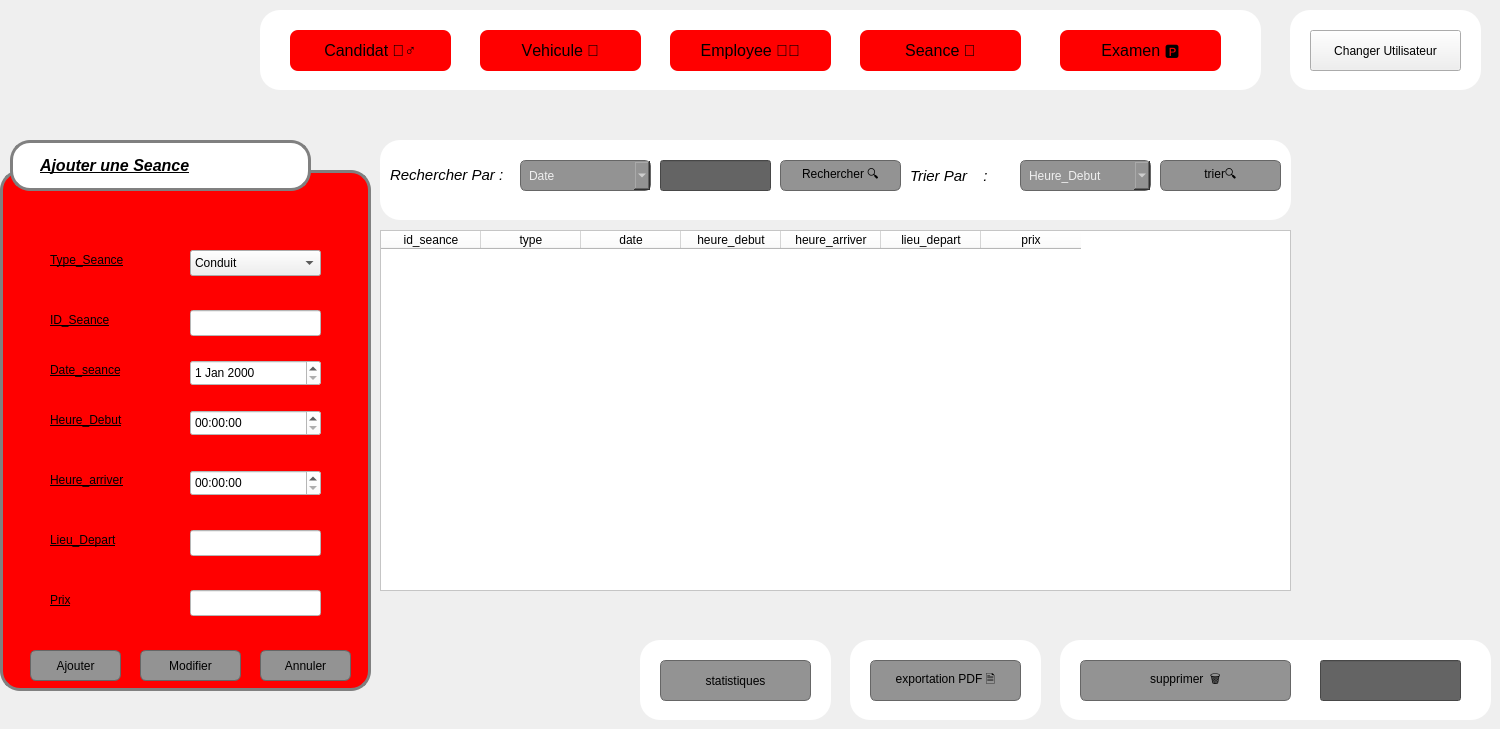
    <widget class="QWidget" name="tab3">
     <attribute name="title">
      <string>Page</string>
     </attribute>
     <widget class="QGroupBox" name="frame4">
      <property name="geometry">
       <rect>
        <x>0</x>
        <y>170</y>
        <width>371</width>
        <height>521</height>
       </rect>
      </property>
      <property name="font">
       <font>
        <pointsize>14</pointsize>
        <italic>false</italic>
        <bold>true</bold>
        <underline>false</underline>
        <strikeout>false</strikeout>
       </font>
      </property>
      <property name="styleSheet">
       <string notr="true">#frame4{
border: 3px solid grey ;
border-radius: 20px;
background: red ;
}
</string>
      </property>
      <property name="title">
       <string/>
      </property>
      <widget class="QLabel" name="label_58">
       <property name="geometry">
        <rect>
         <x>50</x>
         <y>140</y>
         <width>91</width>
         <height>20</height>
        </rect>
       </property>
       <property name="font">
        <font>
         <pointsize>9</pointsize>
         <italic>false</italic>
         <bold>false</bold>
         <underline>false</underline>
         <strikeout>false</strikeout>
        </font>
       </property>
       <property name="styleSheet">
        <string notr="true">background-color: rgb(255, 0, 0);</string>
       </property>
       <property name="text">
        <string>&lt;html&gt;&lt;head/&gt;&lt;body&gt;&lt;p&gt;&lt;span style=&quot; text-decoration: underline; color:#000000;&quot;&gt;ID_Seance&lt;/span&gt;&lt;/p&gt;&lt;/body&gt;&lt;/html&gt;</string>
       </property>
      </widget>
      <widget class="QLabel" name="label_59">
       <property name="geometry">
        <rect>
         <x>50</x>
         <y>190</y>
         <width>111</width>
         <height>20</height>
        </rect>
       </property>
       <property name="font">
        <font>
         <pointsize>9</pointsize>
         <italic>false</italic>
         <bold>false</bold>
         <underline>false</underline>
         <strikeout>false</strikeout>
        </font>
       </property>
       <property name="styleSheet">
        <string notr="true">background-color: rgb(255, 0, 0);</string>
       </property>
       <property name="text">
        <string>&lt;html&gt;&lt;head/&gt;&lt;body&gt;&lt;p&gt;&lt;span style=&quot; text-decoration: underline; color:#000000;&quot;&gt;Date_seance&lt;/span&gt;&lt;/p&gt;&lt;/body&gt;&lt;/html&gt;</string>
       </property>
      </widget>
      <widget class="QLabel" name="label_60">
       <property name="geometry">
        <rect>
         <x>50</x>
         <y>240</y>
         <width>91</width>
         <height>20</height>
        </rect>
       </property>
       <property name="font">
        <font>
         <pointsize>9</pointsize>
         <italic>false</italic>
         <bold>false</bold>
         <underline>false</underline>
         <strikeout>false</strikeout>
        </font>
       </property>
       <property name="styleSheet">
        <string notr="true">background-color: rgb(255, 0, 0);</string>
       </property>
       <property name="text">
        <string>&lt;html&gt;&lt;head/&gt;&lt;body&gt;&lt;p&gt;&lt;span style=&quot; text-decoration: underline; color:#000000;&quot;&gt;Heure_Debut&lt;/span&gt;&lt;/p&gt;&lt;/body&gt;&lt;/html&gt;</string>
       </property>
      </widget>
      <widget class="QLabel" name="label_61">
       <property name="geometry">
        <rect>
         <x>50</x>
         <y>300</y>
         <width>91</width>
         <height>20</height>
        </rect>
       </property>
       <property name="font">
        <font>
         <pointsize>9</pointsize>
         <italic>false</italic>
         <bold>false</bold>
         <underline>false</underline>
         <strikeout>false</strikeout>
        </font>
       </property>
       <property name="styleSheet">
        <string notr="true">background-color: rgb(255, 0, 0);</string>
       </property>
       <property name="text">
        <string>&lt;html&gt;&lt;head/&gt;&lt;body&gt;&lt;p&gt;&lt;span style=&quot; text-decoration: underline; color:#000000;&quot;&gt;Heure_arriver&lt;/span&gt;&lt;/p&gt;&lt;/body&gt;&lt;/html&gt;</string>
       </property>
      </widget>
      <widget class="QLabel" name="label_62">
       <property name="geometry">
        <rect>
         <x>50</x>
         <y>360</y>
         <width>101</width>
         <height>20</height>
        </rect>
       </property>
       <property name="font">
        <font>
         <pointsize>9</pointsize>
         <italic>false</italic>
         <bold>false</bold>
         <underline>false</underline>
         <strikeout>false</strikeout>
        </font>
       </property>
       <property name="styleSheet">
        <string notr="true">background-color: rgb(255, 0, 0);</string>
       </property>
       <property name="text">
        <string>&lt;html&gt;&lt;head/&gt;&lt;body&gt;&lt;p&gt;&lt;span style=&quot; text-decoration: underline; color:#000000;&quot;&gt;Lieu_Depart&lt;/span&gt;&lt;/p&gt;&lt;/body&gt;&lt;/html&gt;</string>
       </property>
      </widget>
      <widget class="QLabel" name="label_63">
       <property name="geometry">
        <rect>
         <x>50</x>
         <y>80</y>
         <width>121</width>
         <height>21</height>
        </rect>
       </property>
       <property name="font">
        <font>
         <pointsize>9</pointsize>
         <italic>false</italic>
         <bold>false</bold>
         <underline>false</underline>
         <strikeout>false</strikeout>
        </font>
       </property>
       <property name="styleSheet">
        <string notr="true">background-color: rgb(255, 0, 0);</string>
       </property>
       <property name="text">
        <string>&lt;html&gt;&lt;head/&gt;&lt;body&gt;&lt;p&gt;&lt;span style=&quot; text-decoration: underline; color:#000000;&quot;&gt;Type_Seance&lt;/span&gt;&lt;/p&gt;&lt;/body&gt;&lt;/html&gt;</string>
       </property>
      </widget>
      <widget class="QLabel" name="label_8">
       <property name="geometry">
        <rect>
         <x>50</x>
         <y>420</y>
         <width>81</width>
         <height>20</height>
        </rect>
       </property>
       <property name="styleSheet">
        <string notr="true">background-color: rgb(255, 0, 0);</string>
       </property>
       <property name="text">
        <string>&lt;html&gt;&lt;head/&gt;&lt;body&gt;&lt;p&gt;&lt;span style=&quot; text-decoration: underline; color:#000000;&quot;&gt;Prix&lt;/span&gt;&lt;/p&gt;&lt;/body&gt;&lt;/html&gt;</string>
       </property>
      </widget>
      <widget class="QPushButton" name="pushButton_75">
       <property name="geometry">
        <rect>
         <x>30</x>
         <y>480</y>
         <width>91</width>
         <height>31</height>
        </rect>
       </property>
       <property name="styleSheet">
        <string notr="true">background-color: #939393;   /* gris foncé */
    color: black;              /* blanc clair */
    border: 1px solid #666666;
     border-radius: 6px;
    padding: 4px 8px;
  </string>
       </property>
       <property name="text">
        <string>Ajouter</string>
       </property>
      </widget>
      <widget class="QPushButton" name="pushButton_77">
       <property name="geometry">
        <rect>
         <x>260</x>
         <y>480</y>
         <width>91</width>
         <height>31</height>
        </rect>
       </property>
       <property name="styleSheet">
        <string notr="true">background-color: #939393;   /* gris foncé */
    color: black;              /* blanc clair */
    border: 1px solid #666666;
     border-radius: 6px;
    padding: 4px 8px;
  </string>
       </property>
       <property name="text">
        <string>Annuler</string>
       </property>
      </widget>
      <widget class="QDateEdit" name="dateS_2">
       <property name="geometry">
        <rect>
         <x>190</x>
         <y>190</y>
         <width>131</width>
         <height>26</height>
        </rect>
       </property>
       <property name="styleSheet">
        <string notr="true">background-color: rgb(255, 255, 255);
color: rgb(0, 0, 0);
selection-color: rgb(0, 0, 0);</string>
       </property>
      </widget>
      <widget class="QTimeEdit" name="hDeb">
       <property name="geometry">
        <rect>
         <x>190</x>
         <y>240</y>
         <width>131</width>
         <height>26</height>
        </rect>
       </property>
       <property name="styleSheet">
        <string notr="true">background-color: rgb(103, 103, 103);
color: rgb(0, 0, 0);
background-color: rgb(255, 255, 255);</string>
       </property>
      </widget>
      <widget class="QTimeEdit" name="hArr">
       <property name="geometry">
        <rect>
         <x>190</x>
         <y>300</y>
         <width>131</width>
         <height>26</height>
        </rect>
       </property>
       <property name="styleSheet">
        <string notr="true">background-color: rgb(93, 93, 93);
color: rgb(0, 0, 0);
background-color: rgb(255, 255, 255);</string>
       </property>
      </widget>
      <widget class="QComboBox" name="typeS">
       <property name="geometry">
        <rect>
         <x>190</x>
         <y>80</y>
         <width>131</width>
         <height>26</height>
        </rect>
       </property>
       <property name="styleSheet">
        <string notr="true">color: rgb(0, 0, 0);</string>
       </property>
       <item>
        <property name="text">
         <string>Conduit</string>
        </property>
       </item>
       <item>
        <property name="text">
         <string>Code</string>
        </property>
       </item>
      </widget>
      <widget class="QLineEdit" name="idS">
       <property name="geometry">
        <rect>
         <x>190</x>
         <y>140</y>
         <width>131</width>
         <height>26</height>
        </rect>
       </property>
       <property name="styleSheet">
        <string notr="true">background-color: white;
color: rgb(0, 0, 0);
</string>
       </property>
      </widget>
      <widget class="QPushButton" name="pushButton_146">
       <property name="geometry">
        <rect>
         <x>140</x>
         <y>480</y>
         <width>101</width>
         <height>31</height>
        </rect>
       </property>
       <property name="styleSheet">
        <string notr="true">background-color: #939393;   /* gris foncé */
    color: black;              /* blanc clair */
    border: 1px solid #666666;
     border-radius: 6px;
    padding: 4px 8px;
  </string>
       </property>
       <property name="text">
        <string>Modifier</string>
       </property>
      </widget>
      <widget class="QLineEdit" name="lieuS">
       <property name="geometry">
        <rect>
         <x>190</x>
         <y>360</y>
         <width>131</width>
         <height>26</height>
        </rect>
       </property>
       <property name="styleSheet">
        <string notr="true">background-color: white;
color: rgb(0, 0, 0);
</string>
       </property>
      </widget>
      <widget class="QLineEdit" name="prixS">
       <property name="geometry">
        <rect>
         <x>190</x>
         <y>420</y>
         <width>131</width>
         <height>26</height>
        </rect>
       </property>
       <property name="styleSheet">
        <string notr="true">background-color: white;
color: rgb(0, 0, 0);
</string>
       </property>
      </widget>
     </widget>
     <widget class="QFrame" name="pdf_2">
      <property name="geometry">
       <rect>
        <x>850</x>
        <y>640</y>
        <width>191</width>
        <height>80</height>
       </rect>
      </property>
      <property name="styleSheet">
       <string notr="true">#pdf_2{
	border-color: rgb(85, 170, 0);
border-radius: 20px;
background: white ;
}</string>
      </property>
      <property name="frameShape">
       <enum>QFrame::Shape::StyledPanel</enum>
      </property>
      <property name="frameShadow">
       <enum>QFrame::Shadow::Raised</enum>
      </property>
      <widget class="QPushButton" name="pdfseance">
       <property name="geometry">
        <rect>
         <x>20</x>
         <y>20</y>
         <width>151</width>
         <height>41</height>
        </rect>
       </property>
       <property name="styleSheet">
        <string notr="true">background-color: #939393;   /* gris foncé */
alternate-background-color: rgb(188, 188, 188);
    color: black;              /* blanc clair */
    border: 1px solid #666666;
     border-radius: 6px;
    padding: 4px 8px;
  </string>
       </property>
       <property name="text">
        <string>exportation PDF 🗎</string>
       </property>
       <property name="iconSize">
        <size>
         <width>20</width>
         <height>20</height>
        </size>
       </property>
      </widget>
     </widget>
     <widget class="QFrame" name="supp_2">
      <property name="geometry">
       <rect>
        <x>1060</x>
        <y>640</y>
        <width>431</width>
        <height>80</height>
       </rect>
      </property>
      <property name="styleSheet">
       <string notr="true">#supp_2{
	border-color: rgb(85, 170, 0);
border-radius: 20px;
background: white ;
}</string>
      </property>
      <property name="frameShape">
       <enum>QFrame::Shape::StyledPanel</enum>
      </property>
      <property name="frameShadow">
       <enum>QFrame::Shadow::Raised</enum>
      </property>
      <widget class="QPushButton" name="pushButton_12">
       <property name="geometry">
        <rect>
         <x>20</x>
         <y>20</y>
         <width>211</width>
         <height>41</height>
        </rect>
       </property>
       <property name="styleSheet">
        <string notr="true">background-color: #939393;   /* gris foncé */
    color: black;              /* blanc clair */
    border: 1px solid #666666;
     border-radius: 6px;
    padding: 4px 8px;
  </string>
       </property>
       <property name="text">
        <string>supprimer  🗑️</string>
       </property>
      </widget>
      <widget class="QLineEdit" name="lineEdit_ID_Supprimer">
       <property name="geometry">
        <rect>
         <x>260</x>
         <y>20</y>
         <width>141</width>
         <height>41</height>
        </rect>
       </property>
       <property name="styleSheet">
        <string notr="true">background-color: rgb(100, 100, 100);
border-color: rgb(0, 0, 0);</string>
       </property>
      </widget>
     </widget>
     <widget class="QFrame" name="recherche_2">
      <property name="geometry">
       <rect>
        <x>380</x>
        <y>140</y>
        <width>911</width>
        <height>80</height>
       </rect>
      </property>
      <property name="styleSheet">
       <string notr="true">#recherche_2{
	border-color: rgb(85, 170, 0);
border-radius: 20px;
background: white ;
}</string>
      </property>
      <property name="frameShape">
       <enum>QFrame::Shape::StyledPanel</enum>
      </property>
      <property name="frameShadow">
       <enum>QFrame::Shadow::Raised</enum>
      </property>
      <widget class="QLabel" name="label_24">
       <property name="geometry">
        <rect>
         <x>530</x>
         <y>20</y>
         <width>111</width>
         <height>31</height>
        </rect>
       </property>
       <property name="font">
        <font>
         <pointsize>11</pointsize>
         <italic>true</italic>
        </font>
       </property>
       <property name="styleSheet">
        <string notr="true">background-color: rgb(255, 255, 255);</string>
       </property>
       <property name="text">
        <string>&lt;html&gt;&lt;head/&gt;&lt;body&gt;&lt;p&gt;&lt;span style=&quot; color:#000000;&quot;&gt;Trier Par &lt;/span&gt;&lt;span style=&quot; font-size:12pt; color:#000000;&quot;/&gt;&lt;span style=&quot; font-size:12pt;&quot;&gt;🔽&lt;/span&gt;&lt;span style=&quot; color:#000000;&quot;&gt;: &lt;/span&gt;&lt;/p&gt;&lt;/body&gt;&lt;/html&gt;</string>
       </property>
      </widget>
      <widget class="QPushButton" name="pushButton_13">
       <property name="geometry">
        <rect>
         <x>400</x>
         <y>20</y>
         <width>121</width>
         <height>31</height>
        </rect>
       </property>
       <property name="styleSheet">
        <string notr="true">background-color: #939393;   /* gris foncé */
    color: black;              /* blanc clair */
    border: 1px solid #666666;
     border-radius: 6px;
    padding: 4px 8px;
  </string>
       </property>
       <property name="text">
        <string>Rechercher 🔍</string>
       </property>
      </widget>
      <widget class="QComboBox" name="comboBox_TrierSeance">
       <property name="geometry">
        <rect>
         <x>640</x>
         <y>20</y>
         <width>131</width>
         <height>31</height>
        </rect>
       </property>
       <property name="styleSheet">
        <string notr="true">background-color: #939393;   /* gris foncé */
    color: #f0f0f0;              /* blanc clair */
    border: 1px solid #666666;
    border-radius: 6px;
    padding: 4px 8px;</string>
       </property>
       <item>
        <property name="text">
         <string>Heure_Debut</string>
        </property>
       </item>
       <item>
        <property name="text">
         <string>Heure_Arriver</string>
        </property>
       </item>
      </widget>
      <widget class="QLabel" name="label_13">
       <property name="geometry">
        <rect>
         <x>10</x>
         <y>20</y>
         <width>131</width>
         <height>31</height>
        </rect>
       </property>
       <property name="font">
        <font>
         <pointsize>11</pointsize>
         <italic>true</italic>
        </font>
       </property>
       <property name="styleSheet">
        <string notr="true">background-color: rgb(255, 255, 255);</string>
       </property>
       <property name="text">
        <string>&lt;html&gt;&lt;head/&gt;&lt;body&gt;&lt;p&gt;&lt;span style=&quot; color:#000000;&quot;&gt;Rechercher Par  :&lt;/span&gt;&lt;/p&gt;&lt;/body&gt;&lt;/html&gt;</string>
       </property>
      </widget>
      <widget class="QComboBox" name="comboBox_9">
       <property name="geometry">
        <rect>
         <x>140</x>
         <y>20</y>
         <width>131</width>
         <height>31</height>
        </rect>
       </property>
       <property name="styleSheet">
        <string notr="true">background-color: #939393;   /* gris foncé */
    color: #f0f0f0;              /* blanc clair */
    border: 1px solid #666666;
    border-radius: 6px;
    padding: 4px 8px;</string>
       </property>
       <item>
        <property name="text">
         <string>Date</string>
        </property>
       </item>
       <item>
        <property name="text">
         <string>Lieu_depart</string>
        </property>
       </item>
      </widget>
      <widget class="QLineEdit" name="lineEdit_ID_Supprimer_2">
       <property name="geometry">
        <rect>
         <x>280</x>
         <y>20</y>
         <width>111</width>
         <height>31</height>
        </rect>
       </property>
       <property name="styleSheet">
        <string notr="true">background-color: rgb(100, 100, 100);
border-color: rgb(0, 0, 0);</string>
       </property>
      </widget>
      <widget class="QPushButton" name="triseance">
       <property name="geometry">
        <rect>
         <x>780</x>
         <y>20</y>
         <width>121</width>
         <height>31</height>
        </rect>
       </property>
       <property name="styleSheet">
        <string notr="true">background-color: #939393;   /* gris foncé */
    color: black;              /* blanc clair */
    border: 1px solid #666666;
     border-radius: 6px;
    padding: 4px 8px;
  </string>
       </property>
       <property name="text">
        <string>trier🔍</string>
       </property>
      </widget>
     </widget>
     <widget class="QFrame" name="menu3">
      <property name="geometry">
       <rect>
        <x>260</x>
        <y>10</y>
        <width>1001</width>
        <height>80</height>
       </rect>
      </property>
      <property name="styleSheet">
       <string notr="true">#menu3{
	border-color: rgb(85, 170, 0);
border-radius: 20px;
background: white ;
}</string>
      </property>
      <property name="frameShape">
       <enum>QFrame::Shape::StyledPanel</enum>
      </property>
      <property name="frameShadow">
       <enum>QFrame::Shadow::Raised</enum>
      </property>
      <widget class="QPushButton" name="candidat_4">
       <property name="enabled">
        <bool>true</bool>
       </property>
       <property name="geometry">
        <rect>
         <x>30</x>
         <y>20</y>
         <width>161</width>
         <height>41</height>
        </rect>
       </property>
       <property name="font">
        <font>
         <pointsize>12</pointsize>
         <bold>false</bold>
         <strikeout>false</strikeout>
         <kerning>false</kerning>
        </font>
       </property>
       <property name="whatsThis">
        <string>&lt;html&gt;&lt;head/&gt;&lt;body&gt;&lt;p&gt;&lt;br/&gt;&lt;/p&gt;&lt;/body&gt;&lt;/html&gt;</string>
       </property>
       <property name="styleSheet">
        <string notr="true"> background-color:rgb(255, 0, 0);;   /* rouge vif */
    color: black ;                /* texte blanc */
    border-radius: 8px;          /* coins arrondis */
    padding: 8px 16px;           /* espace interne */
              
    border: none;</string>
       </property>
       <property name="text">
        <string>Candidat 🧍‍♂️</string>
       </property>
      </widget>
      <widget class="QPushButton" name="vehicule_4">
       <property name="enabled">
        <bool>true</bool>
       </property>
       <property name="geometry">
        <rect>
         <x>220</x>
         <y>20</y>
         <width>161</width>
         <height>41</height>
        </rect>
       </property>
       <property name="font">
        <font>
         <pointsize>12</pointsize>
         <bold>false</bold>
         <kerning>false</kerning>
        </font>
       </property>
       <property name="styleSheet">
        <string notr="true"> background-color:rgb(255, 0, 0);;   /* rouge vif */
    color: black;                /* texte blanc */
    border-radius: 8px;          /* coins arrondis */
    padding: 8px 16px;           /* espace interne */
    
    border: none;</string>
       </property>
       <property name="text">
        <string>Vehicule 🚗</string>
       </property>
      </widget>
      <widget class="QPushButton" name="employee_6">
       <property name="enabled">
        <bool>true</bool>
       </property>
       <property name="geometry">
        <rect>
         <x>410</x>
         <y>20</y>
         <width>161</width>
         <height>41</height>
        </rect>
       </property>
       <property name="font">
        <font>
         <pointsize>12</pointsize>
         <bold>false</bold>
         <kerning>false</kerning>
        </font>
       </property>
       <property name="styleSheet">
        <string notr="true"> background-color:rgb(255, 0, 0);;   /* rouge vif */
    color: black;                /* texte blanc */
    border-radius: 8px;          /* coins arrondis */
    padding: 8px 16px;           /* espace interne */
   
    border: none;</string>
       </property>
       <property name="text">
        <string>Employee 🧑‍🏫</string>
       </property>
      </widget>
      <widget class="QPushButton" name="seance_6">
       <property name="enabled">
        <bool>true</bool>
       </property>
       <property name="geometry">
        <rect>
         <x>600</x>
         <y>20</y>
         <width>161</width>
         <height>41</height>
        </rect>
       </property>
       <property name="font">
        <font>
         <pointsize>12</pointsize>
         <bold>false</bold>
         <kerning>false</kerning>
        </font>
       </property>
       <property name="styleSheet">
        <string notr="true"> background-color:rgb(255, 0, 0);;   /* rouge vif */
    color: black;                /* texte blanc */
    border-radius: 8px;          /* coins arrondis */
    padding: 8px 16px;           /* espace interne */
   
    border: none;</string>
       </property>
       <property name="text">
        <string>Seance 🧭</string>
       </property>
      </widget>
      <widget class="QPushButton" name="examen_4">
       <property name="enabled">
        <bool>true</bool>
       </property>
       <property name="geometry">
        <rect>
         <x>800</x>
         <y>20</y>
         <width>161</width>
         <height>41</height>
        </rect>
       </property>
       <property name="font">
        <font>
         <pointsize>12</pointsize>
         <bold>false</bold>
         <kerning>false</kerning>
        </font>
       </property>
       <property name="styleSheet">
        <string notr="true"> background-color:rgb(255, 0, 0);;   /* rouge vif */
    color: black;                /* texte blanc */
    border-radius: 8px;          /* coins arrondis */
    padding: 8px 16px;           /* espace interne */
    
    border: none;</string>
       </property>
       <property name="text">
        <string>Examen 🅿️</string>
       </property>
      </widget>
     </widget>
     <widget class="QFrame" name="frame3">
      <property name="geometry">
       <rect>
        <x>10</x>
        <y>140</y>
        <width>301</width>
        <height>51</height>
       </rect>
      </property>
      <property name="styleSheet">
       <string notr="true">#frame3{
border: 3px solid grey ;
border-radius: 20px;
background: white ;
}</string>
      </property>
      <property name="frameShape">
       <enum>QFrame::Shape::StyledPanel</enum>
      </property>
      <property name="frameShadow">
       <enum>QFrame::Shadow::Raised</enum>
      </property>
      <widget class="QLabel" name="label_135">
       <property name="geometry">
        <rect>
         <x>30</x>
         <y>10</y>
         <width>191</width>
         <height>31</height>
        </rect>
       </property>
       <property name="styleSheet">
        <string notr="true">background-color: rgb(255, 255, 255);</string>
       </property>
       <property name="text">
        <string>&lt;html&gt;&lt;head/&gt;&lt;body&gt;&lt;p&gt;&lt;span style=&quot; font-size:12pt; font-weight:700; font-style:italic; text-decoration: underline; color:#000000;&quot;&gt;Ajouter une Seance&lt;/span&gt;&lt;/p&gt;&lt;/body&gt;&lt;/html&gt;</string>
       </property>
      </widget>
     </widget>
     <widget class="QFrame" name="utilisateur_4">
      <property name="geometry">
       <rect>
        <x>1290</x>
        <y>10</y>
        <width>191</width>
        <height>80</height>
       </rect>
      </property>
      <property name="styleSheet">
       <string notr="true">#utilisateur_4{
	border-color: rgb(85, 170, 0);
border-radius: 20px;
background: white ;
}</string>
      </property>
      <property name="frameShape">
       <enum>QFrame::Shape::StyledPanel</enum>
      </property>
      <property name="frameShadow">
       <enum>QFrame::Shadow::Raised</enum>
      </property>
      <widget class="QPushButton" name="pushButton_57">
       <property name="geometry">
        <rect>
         <x>20</x>
         <y>20</y>
         <width>151</width>
         <height>41</height>
        </rect>
       </property>
       <property name="text">
        <string>Changer Utilisateur</string>
       </property>
      </widget>
     </widget>
     <widget class="QLabel" name="label_20">
      <property name="geometry">
       <rect>
        <x>-120</x>
        <y>20</y>
        <width>371</width>
        <height>121</height>
       </rect>
      </property>
      <property name="text">
       <string/>
      </property>
      <property name="pixmap">
       <pixmap resource="resource.qrc">:/new/prefix1/logo.png</pixmap>
      </property>
     </widget>
     <widget class="QTableWidget" name="tabS">
      <property name="geometry">
       <rect>
        <x>380</x>
        <y>230</y>
        <width>911</width>
        <height>361</height>
       </rect>
      </property>
      <property name="styleSheet">
       <string notr="true">background-color: rgb(255, 255, 255);
color: rgb(0, 0, 0);</string>
      </property>
      <column>
       <property name="text">
        <string>id_seance</string>
       </property>
      </column>
      <column>
       <property name="text">
        <string>type</string>
       </property>
      </column>
      <column>
       <property name="text">
        <string>date</string>
       </property>
      </column>
      <column>
       <property name="text">
        <string>heure_debut</string>
       </property>
      </column>
      <column>
       <property name="text">
        <string>heure_arriver</string>
       </property>
      </column>
      <column>
       <property name="text">
        <string>lieu_depart</string>
       </property>
      </column>
      <column>
       <property name="text">
        <string>prix</string>
       </property>
      </column>
     </widget>
     <widget class="QFrame" name="pdf_9">
      <property name="geometry">
       <rect>
        <x>640</x>
        <y>640</y>
        <width>191</width>
        <height>80</height>
       </rect>
      </property>
      <property name="styleSheet">
       <string notr="true">#pdf_9{
	border-color: rgb(85, 170, 0);
border-radius: 20px;
background: white ;
}</string>
      </property>
      <property name="frameShape">
       <enum>QFrame::Shape::StyledPanel</enum>
      </property>
      <property name="frameShadow">
       <enum>QFrame::Shadow::Raised</enum>
      </property>
      <widget class="QPushButton" name="statseance">
       <property name="geometry">
        <rect>
         <x>20</x>
         <y>20</y>
         <width>151</width>
         <height>41</height>
        </rect>
       </property>
       <property name="styleSheet">
        <string notr="true">background-color: #939393;   /* gris foncé */
alternate-background-color: rgb(188, 188, 188);
    color: black;              /* blanc clair */
    border: 1px solid #666666;
     border-radius: 6px;
    padding: 4px 8px;
  </string>
       </property>
       <property name="text">
        <string>statistiques</string>
       </property>
       <property name="iconSize">
        <size>
         <width>20</width>
         <height>20</height>
        </size>
       </property>
      </widget>
     </widget>
     <zorder>label_20</zorder>
     <zorder>frame4</zorder>
     <zorder>pdf_2</zorder>
     <zorder>supp_2</zorder>
     <zorder>recherche_2</zorder>
     <zorder>menu3</zorder>
     <zorder>frame3</zorder>
     <zorder>utilisateur_4</zorder>
     <zorder>tabS</zorder>
     <zorder>pdf_9</zorder>
    </widget>
